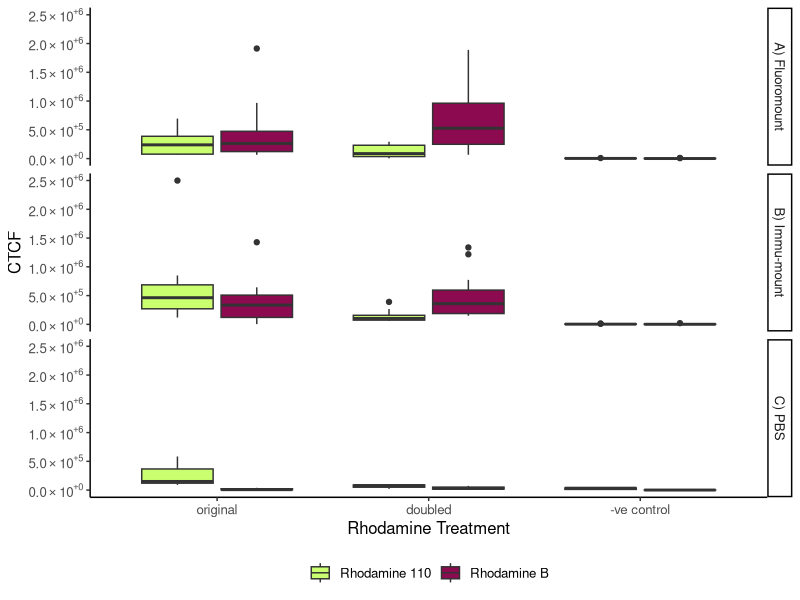
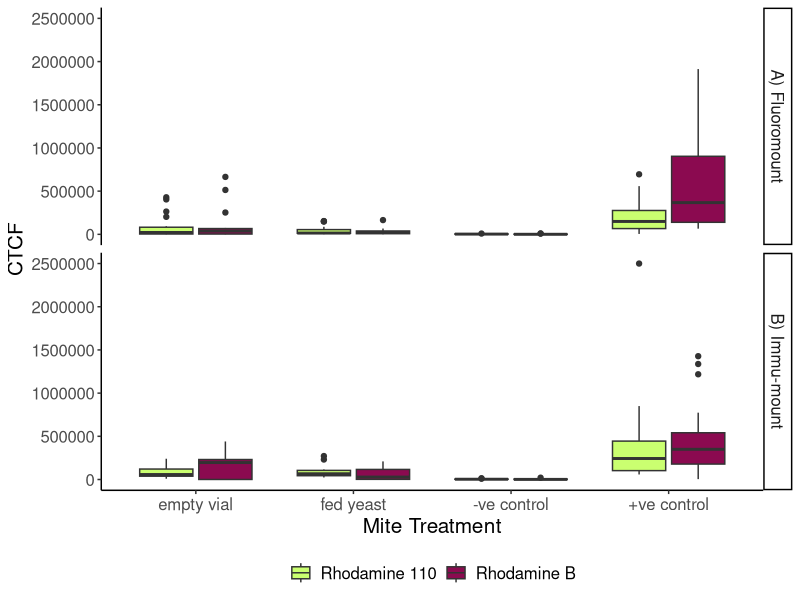
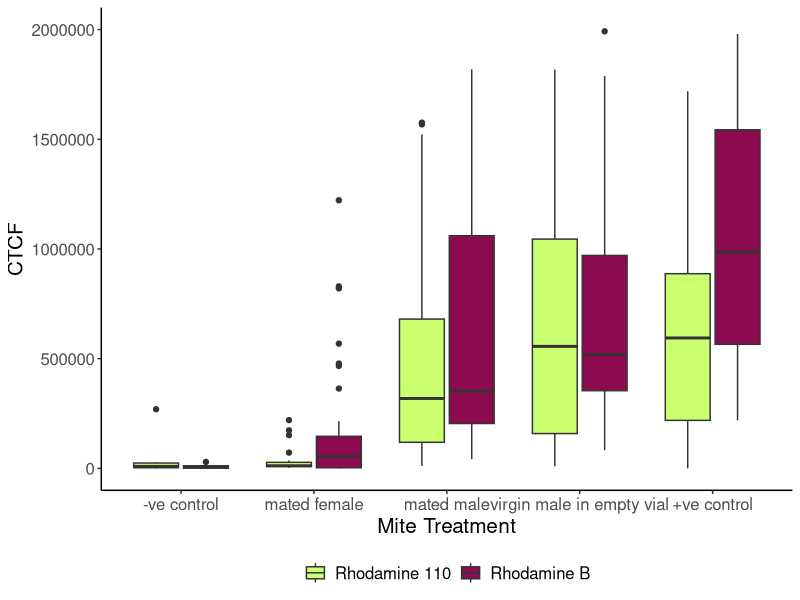
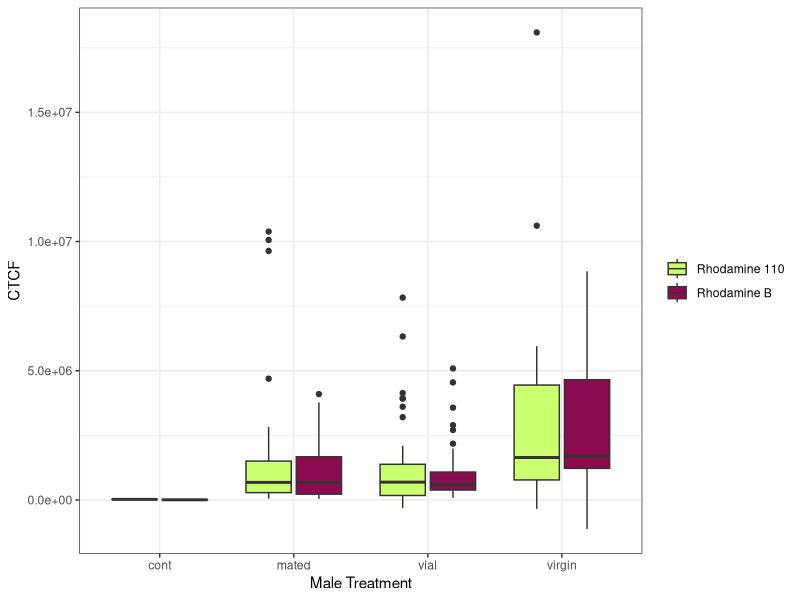

Recreate these plots in R, in order.
## ---- chunk 1
library(ggplot2)
library(dplyr)
library(emmeans)
library(lme4)
## ---- chunk 2
mounted <- read.csv("Rhtest.csv",fileEncoding="UTF-8-BOM")

mated <- read.csv("mated.csv", fileEncoding="UTF-8-BOM")

## ---- chunk 3
Rhodamine <- c(    "fluoro" = "A) Fluoromount",
                    "immuno" = "B) Immu-mount",
                    "PBS" = "C) PBS"
                    )

Rhodamine2 <- c(    "fluoro" = "A) Fluoromount",
                    "immuno" = "B) Immu-mount"
                    )
## ---- chunk 4
mount_test <- mounted %>%
  filter(protocol=="mount" | protocol == "cont")

fancy_scientific <- function(l) {
     # turn in to character string in scientific notation
     l <- format(l, scientific = TRUE)
     # quote the part before the exponent to keep all the digits
     l <- gsub("^(.*)e", "'\\1'e", l)
     # turn the 'e+' into plotmath format
     l <- gsub("e", "%*%10^", l)
     # return this as an expression
     parse(text=l)
}

ggplot(mount_test, aes(conc, CTCF, fill=rhodamine)) + geom_boxplot() + facet_grid(mount~.,labeller = as_labeller(Rhodamine)) + xlab("Rhodamine Treatment") + scale_fill_manual(values=c("darkolivegreen1", "deeppink4"),labels=c("Rhodamine 110", "Rhodamine B")) + theme_classic() + theme(legend.title = element_blank()) + scale_x_discrete(labels=c("1" = "original", "2" = "doubled", "cont" = "-ve control")) + theme(legend.position="bottom", text = element_text(size = 12)) + scale_y_continuous(labels=fancy_scientific) 

mount_test_B <-  mount_test %>%
  filter(rhodamine == "B")

mount_test_110 <-  mount_test %>%
  filter(rhodamine == "110")

mount_mod_B <- lm(CTCF ~ mount*conc, data=mount_test_B)
anova(mount_mod_B)
emmeans(mount_mod_B, pairwise~conc)
emmeans(mount_mod_B, pairwise~mount|conc)

emmeans(mount_mod_B, pairwise~conc|mount)

mount_mod_110 <- lmer(CTCF ~ mount*conc + (1|trial), data=mount_test_110)
anova(mount_mod_110)
emmeans(mount_mod_110, pairwise~conc)
emmeans(mount_mod_110, pairwise~mount|conc)

emmeans(mount_mod_110, pairwise~conc|mount)
## ---- chunk 5
yeast_1 <- mounted %>%
  filter(mount!="PBS")

ggplot(yeast_1, aes(yeast.test, CTCF, fill=rhodamine)) + geom_boxplot() + facet_grid(mount~.,labeller = as_labeller(Rhodamine2)) + xlab("Mite Treatment") + scale_fill_manual(values=c("darkolivegreen1", "deeppink4"),labels=c("Rhodamine 110", "Rhodamine B")) + theme_classic() + theme(legend.title = element_blank(), text = element_text(size = 15))+ theme(legend.position="bottom") +  scale_x_discrete(limits = c("cont", "no yeast", "yeast", "positive")) + scale_x_discrete(limits=c("no yeast","yeast", "cont", "positive"), labels=c("cont" = "-ve control", "positive" = "+ve control", "no yeast" = "empty vial", "yeast" = "fed yeast"))

yeast_test_B <-  yeast_1 %>%
  filter(rhodamine == "B")

yeast_test_110 <-  yeast_1 %>%
  filter(rhodamine == "110")

yeast_mod_B <- lm(CTCF ~ mount*yeast.test, data=yeast_test_B)
anova(yeast_mod_B)
emmeans(yeast_mod_B, pairwise~yeast.test|mount)

yeast_mod_110 <- lm(CTCF ~ mount*yeast.test, data=yeast_test_110)
anova(yeast_mod_110)
emmeans(yeast_mod_110, pairwise~yeast.test|mount)
## ---- chunk 6
ggplot(mated, aes(condition, CTCF, fill=Rhodamine)) + geom_boxplot() + xlab("Mite Treatment") + scale_fill_manual(values=c("darkolivegreen1", "deeppink4"),labels=c("Rhodamine 110", "Rhodamine B")) + theme_classic() + theme(legend.title = element_blank()) + ylim(0, 2000000) + theme(legend.position="bottom", text = element_text(size = 15)) + scale_x_discrete(labels=c("cont" = "-ve control", "female" = "mated female", "mated" = "mated male", "vial" = "virgin male in empty vial", "virgin"="+ve control"))

mated_B <-mated %>%
  filter(Rhodamine=="B")

mated_mod_b <- lm(CTCF ~ condition, data=mated_B)
anova(mated_mod_b)
emmeans(mated_mod_b, pairwise~condition)

mated_110 <-mated %>%
  filter(Rhodamine=="110")

mated_mod_110 <- lm(CTCF ~ condition, data=mated_110)
anova(mated_mod_110)
emmeans(mated_mod_110, pairwise~condition)

mated5 <- mated %>%
  filter(trial == "5")

ggplot(mated5, aes(condition, CTCF, fill=Rhodamine)) + geom_boxplot() + xlab("Male Treatment") + scale_fill_manual(values=c("darkolivegreen1", "deeppink4"),labels=c("Rhodamine 110", "Rhodamine B")) + theme_bw() + theme(legend.title = element_blank())
